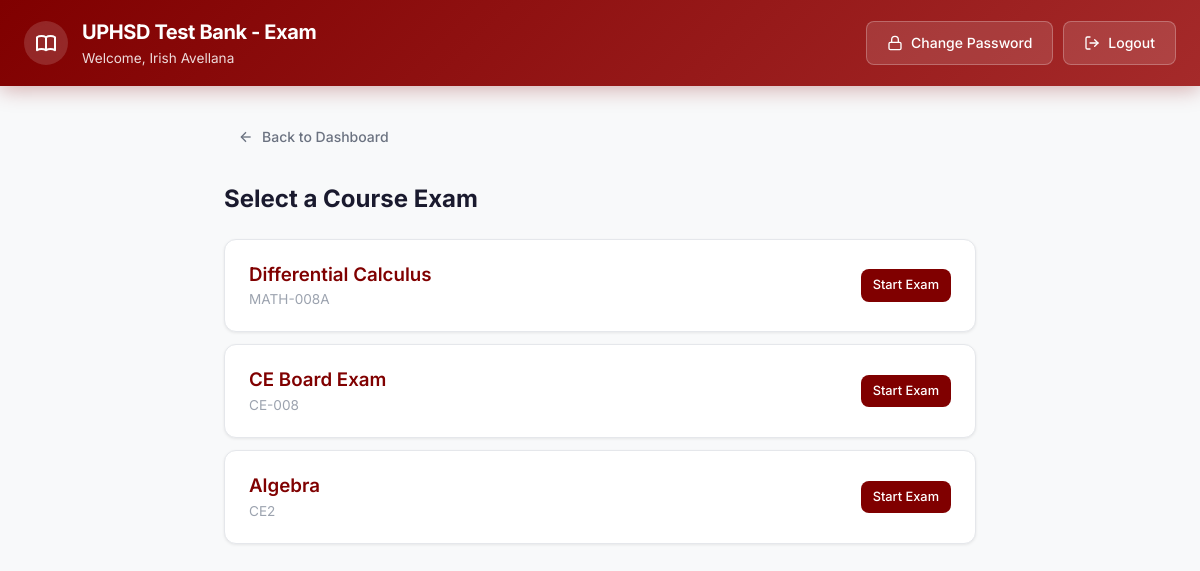
Page /php/exam.php?class_id=51 (signed in) on the committed database.
### tables this page shows
CREATE TABLE `class_courses` (
  `class_course_id` int(11) NOT NULL AUTO_INCREMENT,
  `class_id` int(11) DEFAULT NULL,
  `course_id` int(11) DEFAULT NULL,
  `opening_date` datetime DEFAULT NULL,
  `deadline` datetime DEFAULT NULL,
  `selected_subtopic` varchar(255) DEFAULT NULL,
  `easy_limit` int(11) DEFAULT 0,
  `medium_limit` int(11) DEFAULT 0,
  `hard_limit` int(11) DEFAULT 0,
  `show_correct_after_three` tinyint(1) DEFAULT 0,
  `show_right_wrong_feedback` tinyint(1) DEFAULT 1,
  PRIMARY KEY (`class_course_id`),
  UNIQUE KEY `class_id` (`class_id`,`course_id`)
);

CREATE TABLE `courses` (
  `id` int(11) NOT NULL AUTO_INCREMENT,
  `course_code` varchar(10) NOT NULL,
  `course_name` varchar(100) NOT NULL,
  `prog_id` int(11) NOT NULL,
  `opening_date` datetime DEFAULT NULL,
  `deadline` datetime DEFAULT NULL,
  `easy_limit` int(11) DEFAULT NULL,
  `medium_limit` int(11) DEFAULT NULL,
  `hard_limit` int(11) DEFAULT NULL,
  `selected_subtopic` varchar(255) DEFAULT NULL,
  PRIMARY KEY (`id`),
  KEY `prog_id` (`prog_id`),
  CONSTRAINT `courses_ibfk_1` FOREIGN KEY (`prog_id`) REFERENCES `programs` (`prog_id`)
);

### php/exam.php (the view, shortened to what this page needs)
<?php
require_once 'config.php';
$classId = intval($_GET['class_id'] ?? 0);
$courseCode = $_GET['course_code'] ?? '';
if ($classId && !$courseCode) {
    $classCourses = $conn->query("
        SELECT cc.*, co.course_code, co.course_name
        FROM class_courses cc
        JOIN courses co ON cc.course_id = co.id
        WHERE cc.class_id = $classId
        AND (cc.opening_date IS NULL OR cc.opening_date <= NOW() OR cc.opening_date = '0000-00-00 00:00:00')
    ");
    include 'includes/header.php';
    ?>
    <div class="main-content" style="max-width:800px;">
        <a href="dashboard.php" class="btn btn-ghost mb-6"><svg width="16" height="16" viewBox="0 0 24 24" fill="none" stroke="currentColor" stroke-width="2"><line x1="19" y1="12" x2="5" y2="12"/><polyline points="12 19 5 12 12 5"/></svg> Back to Dashboard</a>
        <h2 style="margin-bottom:20px;">Select a Course Exam</h2>
        <div style="display:flex;flex-direction:column;gap:12px;">
        <?php while ($cc = $classCourses->fetch_assoc()): ?>
            <a href="exam.php?class_id=<?= $classId ?>&course_code=<?= urlencode($cc['course_code']) ?>" class="card" style="text-decoration:none;padding:20px 24px;">
                <div class="flex-between">
                    <div><h3 style="font-weight:600;"><?= htmlspecialchars($cc['course_name']) ?></h3><p class="text-muted" style="font-size:0.85rem;"><?= htmlspecialchars($cc['course_code']) ?></p></div>
                    <span class="btn btn-maroon btn-sm">Start Exam</span>
                </div>
            </a>
        <?php endwhile; ?>
        </div>
    </div></body></html>
    <?php exit;
}
include 'includes/header.php';
?>

### php/assets/style.css (style rules this page uses)
:root { --maroon: #800000; --maroon-dark: #600000; --maroon-light: #A52A2A; --orange: #FF8C00; --orange-dark: #E67E00; --bg-primary: #f8f9fa; --bg-card: #ffffff; --text-primary: #1a1a2e; --text-secondary: #6b7280; --text-muted: #9ca3af; --border-color: #e5e7eb; --border-radius: 12px; --border-radius-sm: 8px; --shadow-sm: 0 1px 3px rgba(0,0,0,0.08); --shadow-md: 0 4px 12px rgba(0,0,0,0.1); --shadow-lg: 0 10px 30px rgba(0,0,0,0.12); --transition: all 0.2s ease; --green: #22c55e; --green-bg: #f0fdf4; --red: #ef4444; --red-bg: #fef2f2; --blue: #3b82f6; --blue-bg: #eff6ff; --purple: #8b5cf6; --purple-bg: #f5f3ff; }
*, *::before, *::after { box-sizing: border-box; margin: 0; padding: 0; }
body { font-family: 'Inter', -apple-system, BlinkMacSystemFont, sans-serif; background-color: var(--bg-primary); color: var(--text-primary); line-height: 1.6; min-height: 100vh; -webkit-font-smoothing: antialiased; }
a { color: var(--maroon); text-decoration: none; }
.btn { display: inline-flex; align-items: center; justify-content: center; gap: 8px; padding: 10px 20px; font-size: 0.875rem; font-weight: 500; font-family: inherit; border: none; border-radius: var(--border-radius-sm); cursor: pointer; transition: var(--transition); text-decoration: none; white-space: nowrap; }
.btn-maroon { background: var(--maroon); color: #fff; }
.btn-ghost { background: transparent; color: var(--text-secondary); padding: 8px 14px; }
.btn-sm { padding: 6px 12px; font-size: 0.8rem; }
.main-content { max-width: 1280px; margin: 0 auto; padding: 32px 24px; }
.mb-6 { margin-bottom: 24px; }
.flex-between { display: flex; justify-content: space-between; align-items: center; }
.card { background: var(--bg-card); border: 1px solid var(--border-color); border-radius: var(--border-radius); box-shadow: var(--shadow-sm); overflow: hidden; transition: var(--transition); }
.text-muted { color: var(--text-muted); }

### rows in the picture
class_courses: course.course_name "Differential Calculus", course.course_code "MATH-008A"
class_courses: course.course_name "CE Board Exam", course.course_code "CE-008"
class_courses: course.course_name "Algebra", course.course_code "CE2"

### other values in the picture
$pageTitle "UPHSD Test Bank - Exam"
$user['first_name'] . ' ' . $user['last_name'] "Irish Avellana"
